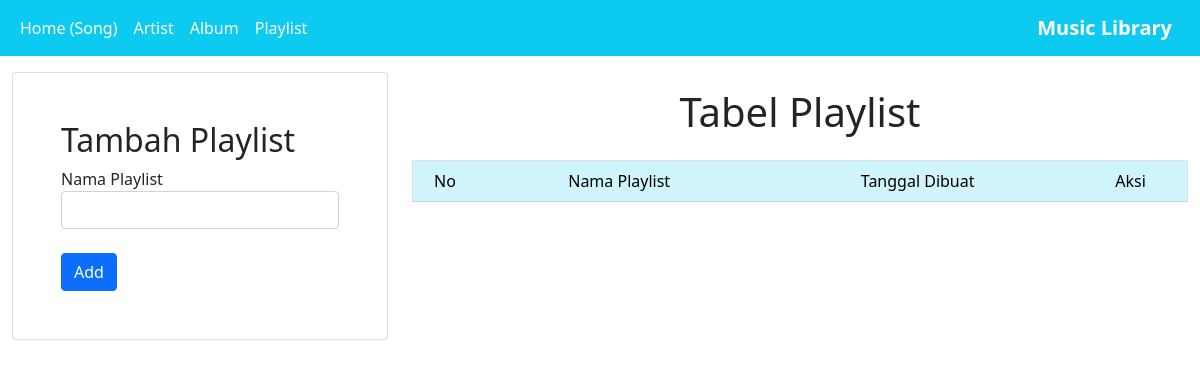
Page /playlist.php on the earlier database version.
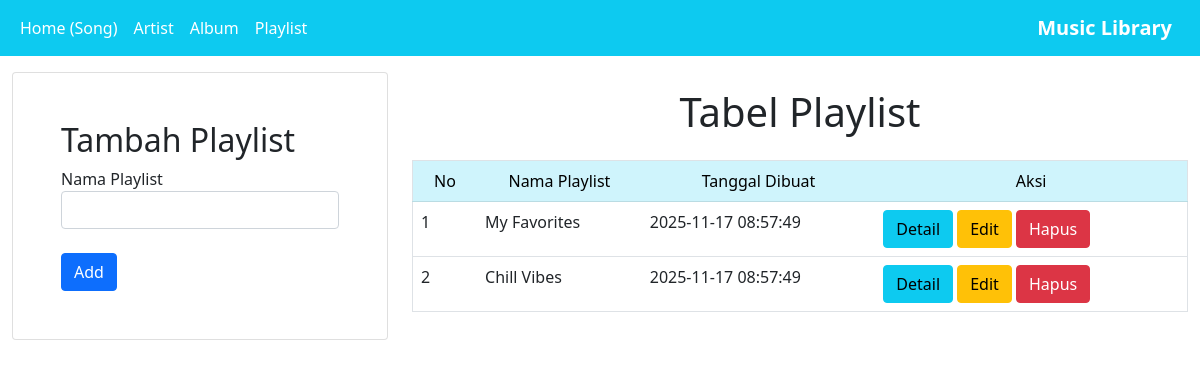
Same page on the later database version.
### tables this page shows
CREATE TABLE `playlist` (
  `id` int(11) NOT NULL,
  `name` varchar(100) NOT NULL,
  `date_created` timestamp NOT NULL DEFAULT current_timestamp()
);

### controllers/PlaylistController.php (called while the page is built, shortened)
<?php
include_once("models/Playlist.php");
include_once("views/PlaylistView.php");
class PlaylistController
{
  private $playlist;
  function __construct()
  {
    $this->playlist = new Playlist(Config::$db_host, Config::$db_user, Config::$db_pass, Config::$db_name);
  }
  public function index()
  {
    $this->playlist->open();
    $this->playlist->getPlaylist();
    $data = array('playlist' => array());
    while ($row = $this->playlist->getResult()) {
      array_push($data['playlist'], $row);
    }
    $view = new PlaylistView();
    $view->render($data);
  }
}

### views/PlaylistView.php (the view, shortened to what this page needs)
<?php
include_once("views/Template.php");
class PlaylistView
{
  public function render($data)
  {
    $no = 1;
    $dataPlaylist = null;
    foreach ($data['playlist'] as $val) {
      list($id, $name, $date_created) = $val;
      $dataPlaylist .= "<tr>
                    <td>" . $no++ . "</td>
                    <td>" . $name . "</td>
                    <td>" . $date_created . "</td>
                    <td>
                    <a href='playlist.php?id_detail=" . $id .  "' class='btn btn-info'>Detail</a>
                    <a href='playlist.php?id_edit=" . $id .  "' class='btn btn-warning''>Edit</a>
                    <a href='playlist.php?id_hapus=" . $id . "' class='btn btn-danger''>Hapus</a>
                    </td>
                    </tr>";
    }
  }
}

### playlist.php
<?php
include_once("views/Template.php");
include_once("models/DB.php");
include_once("controllers/PlaylistController.php");
$playlist = new PlaylistController();
if (isset($_POST['add'])) {
    $playlist->add($_POST);
    header("location:playlist.php");
} else if (isset($_POST['update'])) {
    $playlist->update($_POST);
    header("location:playlist.php");
} else if (isset($_POST['add_song'])) {
    $playlist->addSongToPlaylist($_POST);
    header("location:playlist.php?id_detail=" . $_POST['id_playlist']);
} else if (!empty($_GET['id_hapus'])) {
    $id = $_GET['id_hapus'];
    $playlist->delete($id);
    header("location:playlist.php");
} else if (!empty($_GET['id_edit'])) {
    $id = $_GET['id_edit'];
    $playlist->editPage($id);
} else if (!empty($_GET['id_detail'])) {
    $id = $_GET['id_detail'];
    $playlist->detailPage($id);
} else if (!empty($_GET['id_hapus_lagu']) && !empty($_GET['id_playlist'])) {
    $id_lagu = $_GET['id_hapus_lagu'];
    $id_playlist = $_GET['id_playlist'];
    $playlist->removeSongFromPlaylist($id_playlist, $id_lagu);
    header("location:playlist.php?id_detail=" . $id_playlist);
} else {
    $playlist->index();
}

### views/Template.php (shortened to what this page needs)
<?php
class Template
{
    var $content = '';
    function __construct($filename = '')
    {
        $this->content = implode('', @file($filename));
    }
    function clear()
    {
        $this->content = preg_replace("/DATA_[A-Z|_|0-9]+/", "", $this->content);
    }
    function write()
    {
        print $this->content;
    }
    function replace($old = '', $new = '')
    {
        if (is_int($new)) {
            $value = sprintf("%d", $new);
        } elseif (is_float($new)) {
            $value = sprintf("%f", $new);
        } elseif (is_array($new)) {
            $value = '';
            foreach ($new as $item) {
                $value .= $item . ' ';
            }
        } else {
            $value = $new;
        }
        $this->content = preg_replace("/$old/", $value, $this->content);
    }
}

Differences in the rows shown:
added playlist: name "My Favorites", date_created "2025-11-17 08:57:49"
added playlist: name "Chill Vibes", date_created "2025-11-17 08:57:49"
